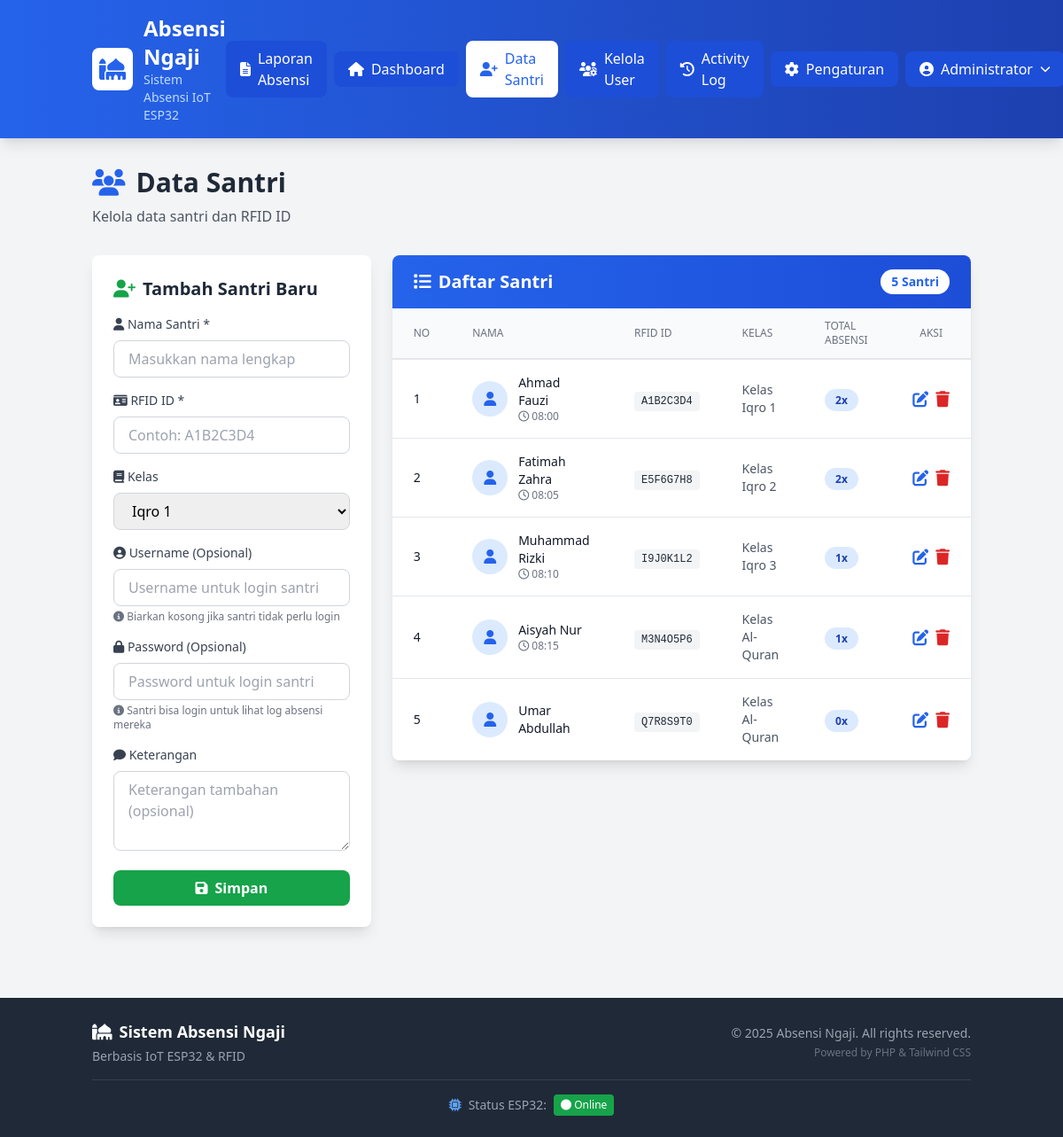
Screenshot of /public/tambah_santri.php (signed in) with the database file from the repository.
### tables this page shows
CREATE TABLE IF NOT EXISTS santri (
    id INT AUTO_INCREMENT PRIMARY KEY,
    nama_santri VARCHAR(100) NOT NULL,
    rfid_id VARCHAR(50) UNIQUE NOT NULL,
    username VARCHAR(50) UNIQUE,
    password VARCHAR(255),
    kelas VARCHAR(50) DEFAULT 'Umum',
    keterangan TEXT,
    status ENUM('aktif', 'nonaktif') DEFAULT 'aktif',
    created_at TIMESTAMP DEFAULT CURRENT_TIMESTAMP,
    updated_at TIMESTAMP DEFAULT CURRENT_TIMESTAMP ON UPDATE CURRENT_TIMESTAMP
);

### includes/functions.php (called while the page is built, shortened)
<?php
function formatWaktu($waktu) {
    return date('H:i', strtotime($waktu));
}
?>

### public/tambah_santri.php (the view, shortened to what this page needs)
<?php
include '../config/database.php';
include '../includes/functions.php';
$editData = null;
$querySantri = "SELECT s.*,
                COUNT(a.id) as total_absensi,
                MAX(a.waktu_absen) as absensi_terakhir
                FROM santri s
                LEFT JOIN absensi a ON s.rfid_id = a.rfid_id
                GROUP BY s.id
                ORDER BY s.created_at DESC";
$resultSantri = $conn->query($querySantri);
include '../includes/header.php';
?>
<div class="mb-8 fade-in">
    <h2 class="text-3xl font-bold text-gray-800 flex items-center space-x-3">
        <i class="fas fa-users text-blue-600"></i>
        <span>Data Santri</span>
    </h2>
    <p class="text-gray-600 mt-2">Kelola data santri dan RFID ID</p>
</div>
<div class="grid grid-cols-1 lg:grid-cols-3 gap-6">
    <div class="lg:col-span-1">
        <div class="bg-white rounded-lg shadow-lg p-6 fade-in sticky top-4">
            <h3 class="text-xl font-semibold text-gray-800 mb-4 flex items-center space-x-2">
                <i class="fas fa-user-plus text-green-600"></i>
                <span><?php echo $editData ? 'Edit Santri' : 'Tambah Santri Baru'; ?></span>
            </h3>
            <form method="POST" action="tambah_santri.php" class="space-y-4">
                <div>
                    <label class="block text-sm font-medium text-gray-700 mb-2">
                        <i class="fas fa-user"></i> Nama Santri *
                    </label>
                    <input type="text" name="nama_santri" required
                           value="<?php echo $editData ? htmlspecialchars($editData['nama_santri']) : ''; ?>"
                           class="w-full px-4 py-2 border border-gray-300 rounded-lg focus:ring-2 focus:ring-blue-500 focus:border-transparent"
                           placeholder="Masukkan nama lengkap">
                </div>
                <div>
                    <label class="block text-sm font-medium text-gray-700 mb-2">
                        <i class="fas fa-id-card"></i> RFID ID *
                    </label>
                    <input type="text" name="rfid_id" required
                           value="<?php echo $editData ? htmlspecialchars($editData['rfid_id']) : ''; ?>"
                           class="w-full px-4 py-2 border border-gray-300 rounded-lg focus:ring-2 focus:ring-blue-500 focus:border-transparent"
                           placeholder="Contoh: A1B2C3D4">
                </div>
                <div>
                    <label class="block text-sm font-medium text-gray-700 mb-2">
                        <i class="fas fa-book"></i> Kelas
                    </label>
                    <select name="kelas" class="w-full px-4 py-2 border border-gray-300 rounded-lg focus:ring-2 focus:ring-blue-500 focus:border-transparent">
                        <option value="Iqro 1" <?php echo ($editData && $editData['kelas'] == 'Iqro 1') ? 'selected' : ''; ?>>Iqro 1</option>
                    </select>
                </div>
                <?php if (!$editData): ?>
                <div>
                    <label class="block text-sm font-medium text-gray-700 mb-2">
                        <i class="fas fa-user-circle"></i> Username (Opsional)
                    </label>
                    <input type="text" name="username"
                           class="w-full px-4 py-2 border border-gray-300 rounded-lg focus:ring-2 focus:ring-blue-500"
                           placeholder="Username untuk login santri">
                    <p class="text-xs text-gray-500 mt-1">
                        <i class="fas fa-info-circle"></i> Biarkan kosong jika santri tidak perlu login
                    </p>
                </div>
                <div>
                    <label class="block text-sm font-medium text-gray-700 mb-2">
                        <i class="fas fa-lock"></i> Password (Opsional)
                    </label>
                    <input type="password" name="password"
                           class="w-full px-4 py-2 border border-gray-300 rounded-lg focus:ring-2 focus:ring-blue-500"
                           placeholder="Password untuk login santri">
                    <p class="text-xs text-gray-500 mt-1">
                        <i class="fas fa-info-circle"></i> Santri bisa login untuk lihat log absensi mereka
                    </p>
                </div>
                <?php endif; ?>
                <div>
                    <label class="block text-sm font-medium text-gray-700 mb-2">
                        <i class="fas fa-comment"></i> Keterangan
                    </label>
                    <textarea name="keterangan" rows="3"
                              class="w-full px-4 py-2 border border-gray-300 rounded-lg focus:ring-2 focus:ring-blue-500 focus:border-transparent"
                              placeholder="Keterangan tambahan (opsional)"><?php echo $editData ? htmlspecialchars($editData['keterangan']) : ''; ?></textarea>
                </div>
                <div class="flex space-x-2">
                    <button type="submit" class="flex-1 bg-green-600 hover:bg-green-700 text-white px-4 py-2 rounded-lg font-semibold transition duration-300 flex items-center justify-center space-x-2">
                        <i class="fas fa-save"></i>
                        <span><?php echo $editData ? 'Update' : 'Simpan'; ?></span>
                    </button>
                </div>
            </form>
        </div>
    </div>
    <div class="lg:col-span-2">
        <div class="bg-white rounded-lg shadow-lg overflow-hidden fade-in">
            <div class="bg-gradient-to-r from-blue-600 to-blue-700 px-6 py-4 flex items-center justify-between">
                <h3 class="text-white text-xl font-semibold flex items-center space-x-2">
                    <i class="fas fa-list"></i>
                    <span>Daftar Santri</span>
                </h3>
                <span class="bg-white text-blue-600 px-3 py-1 rounded-full text-sm font-semibold">
                    <?php echo $resultSantri->num_rows; ?> Santri
                </span>
            </div>
            <div class="overflow-x-auto">
                <table class="w-full">
                    <thead class="bg-gray-50 border-b-2 border-gray-200">
                        <tr>
                            <th class="px-6 py-3 text-left text-xs font-medium text-gray-500 uppercase">No</th>
                            <th class="px-6 py-3 text-left text-xs font-medium text-gray-500 uppercase">Nama</th>
                            <th class="px-6 py-3 text-left text-xs font-medium text-gray-500 uppercase">RFID ID</th>
                            <th class="px-6 py-3 text-left text-xs font-medium text-gray-500 uppercase">Kelas</th>
                            <th class="px-6 py-3 text-left text-xs font-medium text-gray-500 uppercase">Total Absensi</th>
                            <th class="px-6 py-3 text-center text-xs font-medium text-gray-500 uppercase">Aksi</th>
                        </tr>
                    </thead>
                    <tbody class="bg-white divide-y divide-gray-200">
                        <?php if ($resultSantri->num_rows > 0): ?>
                            <?php $no = 1; ?>
                            <?php while ($row = $resultSantri->fetch_assoc()): ?>
                                <tr class="hover:bg-gray-50 transition duration-200">
                                    <td class="px-6 py-4 text-sm text-gray-900"><?php echo $no++; ?></td>
                                    <td class="px-6 py-4">
                                        <div class="flex items-center">
                                            <div class="flex-shrink-0 h-10 w-10 bg-blue-100 rounded-full flex items-center justify-center">
                                                <i class="fas fa-user text-blue-600"></i>
                                            </div>
                                            <div class="ml-3">
                                                <div class="text-sm font-medium text-gray-900"><?php echo htmlspecialchars($row['nama_santri']); ?></div>
                                                <?php if ($row['absensi_terakhir']): ?>
                                                    <div class="text-xs text-gray-500">
                                                        <i class="far fa-clock"></i> <?php echo formatWaktu($row['absensi_terakhir']); ?>
                                                    </div>
                                                <?php endif; ?>
                                            </div>
                                        </div>
                                    </td>
                                    <td class="px-6 py-4">
                                        <code class="px-2 py-1 bg-gray-100 text-gray-800 rounded text-xs"><?php echo htmlspecialchars($row['rfid_id']); ?></code>
                                    </td>
                                    <td class="px-6 py-4 text-sm text-gray-600"><?php echo htmlspecialchars($row['kelas']); ?></td>
                                    <td class="px-6 py-4">
                                        <span class="px-3 py-1 bg-blue-100 text-blue-800 rounded-full text-xs font-semibold">
                                            <?php echo $row['total_absensi']; ?>x
                                        </span>
                                    </td>
                                    <td class="px-6 py-4 text-center">
                                        <div class="flex items-center justify-center space-x-2">
                                            <a href="tambah_santri.php?edit=<?php echo $row['id']; ?>"
                                               class="text-blue-600 hover:text-blue-800 transition duration-200"
                                               title="Edit">
                                                <i class="fas fa-edit text-lg"></i>
                                            </a>
                                            <a href="tambah_santri.php?hapus=<?php echo $row['id']; ?>"
                                               onclick="return confirm('Yakin ingin menghapus santri ini? Data absensi juga akan terhapus!')"
                                               class="text-red-600 hover:text-red-800 transition duration-200"
                                               title="Hapus">
                                                <i class="fas fa-trash text-lg"></i>
                                            </a>
                                        </div>
                                    </td>
                                </tr>
                            <?php endwhile; ?>
                        <?php endif; ?>
                    </tbody>
                </table>
            </div>
        </div>
    </div>
</div>
<?php
include '../includes/footer.php';
?>

### public/css/custom.css (style rules this page uses)
body { font-family: 'Segoe UI', Tahoma, Geneva, Verdana, sans-serif; background-color: #f3f4f6; }
.fade-in { animation: fadeIn 0.5s ease-in-out; }

### includes/header.php (style rules this page uses)
body { font-family: 'Segoe UI', Tahoma, Geneva, Verdana, sans-serif; }
.fade-in { animation: fadeIn 0.5s ease-in-out; }

### rows the page displays
santri: nama_santri "Ahmad Fauzi", absensi_terakhir "08:00", rfid "A1B2C3D4", kelas "Kelas Iqro 1", total_absensi "2"
santri: nama_santri "Fatimah Zahra", absensi_terakhir "08:05", rfid "E5F6G7H8", kelas "Kelas Iqro 2", total_absensi "2"
santri: nama_santri "Muhammad Rizki", absensi_terakhir "08:10", rfid "I9J0K1L2", kelas "Kelas Iqro 3", total_absensi "1"
santri: nama_santri "Aisyah Nur", absensi_terakhir "08:15", rfid "M3N4O5P6", kelas "Kelas Al-Quran", total_absensi "1"
santri: nama_santri "Umar Abdullah", rfid "Q7R8S9T0", kelas "Kelas Al-Quran", total_absensi "0"

### other values shown
$_SESSION['nama_lengkap'] "Administrator"
$resultSantri->num_rows "5"
